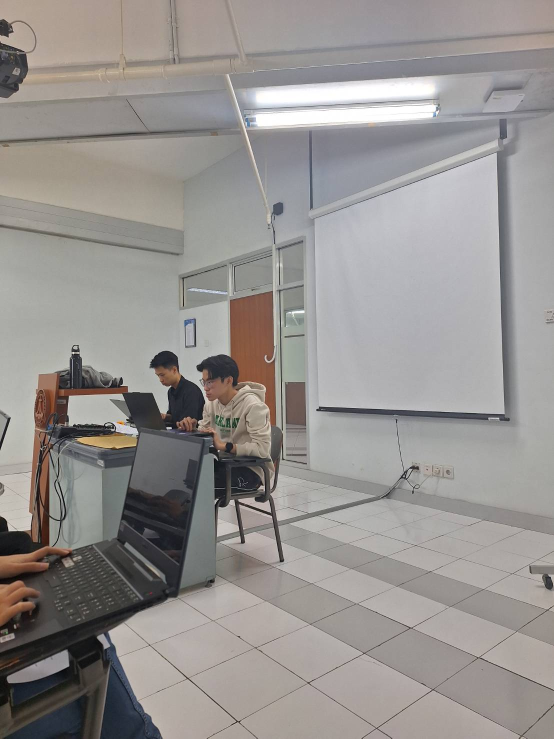
#> input picture Michael/UTS/1.jpg, 1108 x 1477 px (shown at 1/2 size)
$ jupyter execute 'Michael Putra H_C14210184-3.ipynb'
#> lines starting #> are read from the running program, lines starting #| are printed output that depends on the picture
[cell 1]
import cv2
import numpy as np
import matplotlib.pyplot as plt


image1 = cv2.imread('1.jpg')
#> image1 is the input picture: shape (1477, 1108, 3); mean B, G, R 144.1, 146.5, 150.2
image2 = cv2.imread('2.jpg')
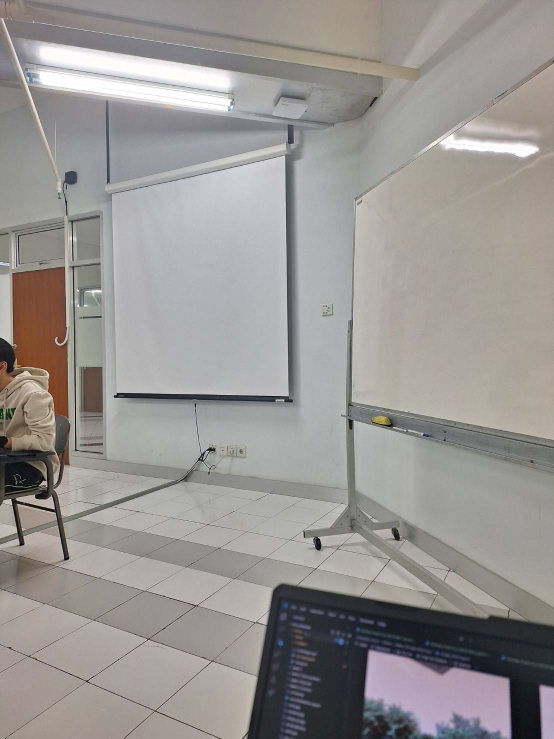
#> input picture Michael/UTS/2.jpg, 1108 x 1477 px (shown at 1/2 size)
#> image2 is the input picture: shape (1477, 1108, 3); mean B, G, R 146.3, 148.9, 152.5
image3 = cv2.imread('3.jpg')
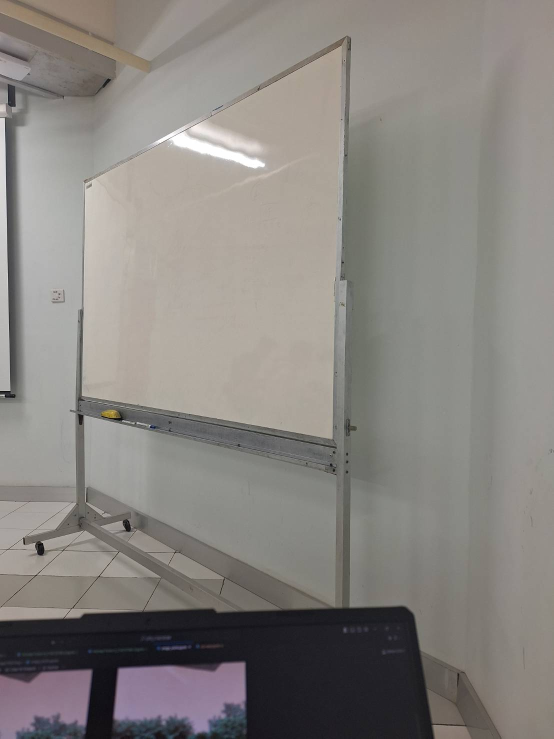
#> input picture Michael/UTS/3.jpg, 1108 x 1477 px (shown at 1/2 size)
#> image3 is the input picture: shape (1477, 1108, 3); mean B, G, R 127.9, 132, 135.8

image2 = cv2.resize(image2, (image1.shape[1], image1.shape[0]))
image3 = cv2.resize(image3, (image1.shape[1], image1.shape[0]))

gray1 = cv2.cvtColor(image1, cv2.COLOR_BGR2GRAY)
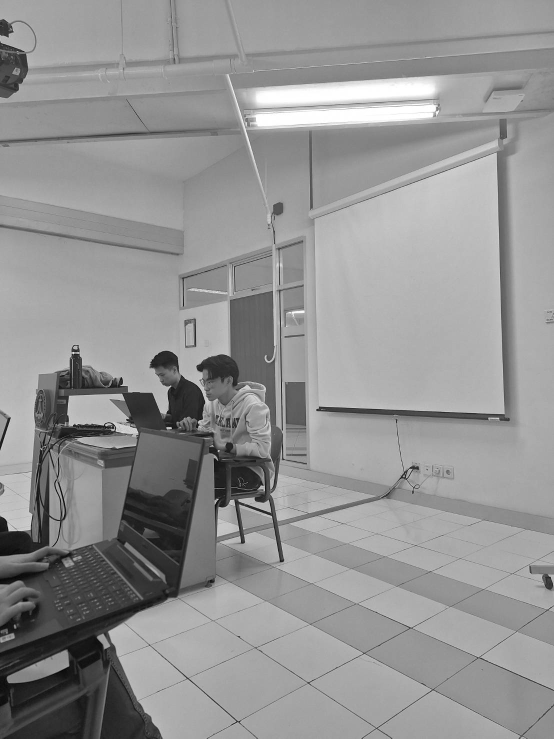
#> gray1: shape (1477, 1108) (shown at 1/2 size); min 0, max 255, mean 147.3
gray2 = cv2.cvtColor(image2, cv2.COLOR_BGR2GRAY)
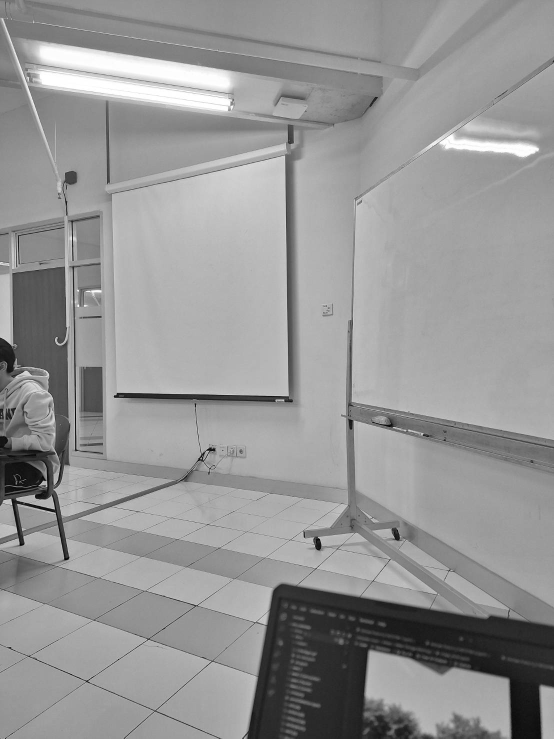
#> gray2: shape (1477, 1108) (shown at 1/2 size); min 0, max 255, mean 149.7
gray3 = cv2.cvtColor(image3, cv2.COLOR_BGR2GRAY)

orb = cv2.ORB_create()

kp1, descriptors1 = orb.detectAndCompute(image1, None)
#> kp1 = 500 keypoints; strongest (x, y, size): (232, 861, 31), (146, 705, 31), (226, 856, 31), (342, 855, 31)
kp2, descriptors2 = orb.detectAndCompute(image2, None)
#> kp2 = 500 keypoints; strongest (x, y, size): (228, 793, 31), (93, 973, 31), (416, 902, 31), (178, 1362, 31)
kp3, descriptors3 = orb.detectAndCompute(image3, None)
#> kp3 = 500 keypoints; strongest (x, y, size): (85, 1087, 31), (270, 847, 31), (351, 1103, 31), (173, 1003, 31)

image1_keypoints = cv2.drawKeypoints(image1, kp1, None)
image2_keypoints = cv2.drawKeypoints(image2, kp2, None)
image3_keypoints = cv2.drawKeypoints(image3, kp3, None)

plt.figure(figsize=(15,15))

plt.subplot(1,3,1)
plt.imshow(image1_keypoints, cmap='gray')
plt.title('Image 1 With Keypoints')
plt.axis('off')

plt.subplot(1,3,2)
plt.imshow(image2_keypoints, cmap='gray')
plt.title('Image 2 With Keypoints')
plt.axis('off')

plt.subplot(1,3,3)
plt.imshow(image3_keypoints, cmap='gray')
plt.title('Image 3 With Keypoints')
plt.axis('off')
#> figure, not shown here; B, G, R data is drawn as R, G, B
